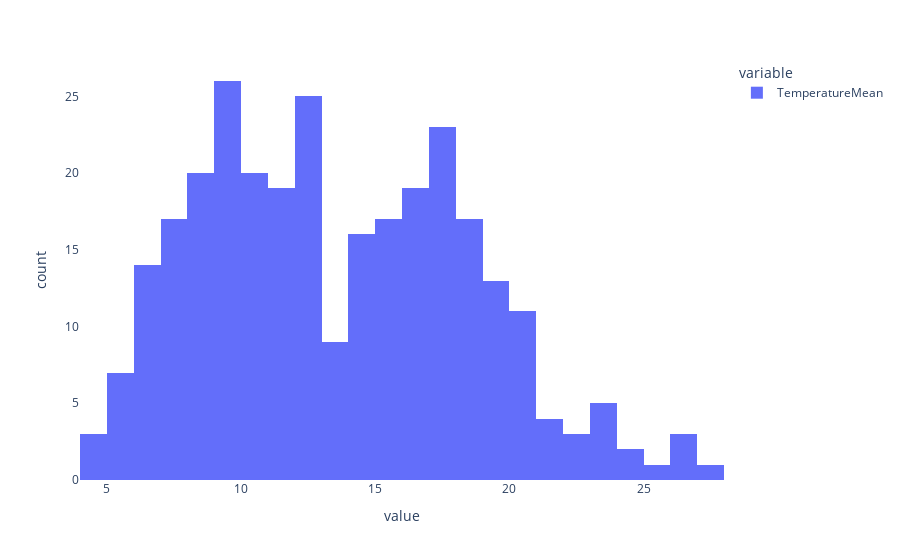

Notebook cell for this chart:
### Code cell
def histogram(dataset,variable,startDate,endDate,period):


    dataset["Datetime"] = pd.to_datetime(dataset["Datetime"])
    daterange = pd.date_range(startDate, endDate, freq=period)

    filtered_dataset = dataset[dataset["Datetime"].isin(daterange)]

    fig = px.histogram(filtered_dataset,x = variable,nbins=31)
    fig.update_layout(plot_bgcolor='white')

    fig.show()

startDate = pd.Timestamp("2000-01-01", tz='UTC')
endDate = pd.Timestamp("2024-07-31", tz='UTC')
variable = ["TemperatureMean"]
period = "M"
print(histogram(dataset,variable,startDate,endDate,period))

### Figure 1 — Plotly figure (JSON) as saved in the notebook; plotly's stock layout.template omitted (floating-point values rounded to 4 significant figures; data arrays with more than 128 entries replaced by an {"elided": "..."} marker saying what was removed)
{"data": [{"alignmentgroup": "True", "bingroup": "x", "hovertemplate": "variable=TemperatureMean<br>value=%{x}<br>count=%{y}<extra></extra>", "legendgroup": "TemperatureMean", "marker": {"color": "#636efa", "pattern": {"shape": ""}}, "name": "TemperatureMean", "nbinsx": 31, "offsetgroup": "TemperatureMean", "orientation": "v", "showlegend": true, "type": "histogram", "x": {"elided": "295 float values"}, "xaxis": "x", "yaxis": "y"}], "layout": {"barmode": "relative", "legend": {"title": {"text": "variable"}, "tracegroupgap": 0}, "margin": {"t": 60}, "plot_bgcolor": "white", "xaxis": {"anchor": "y", "domain": [0, 1], "title": {"text": "value"}}, "yaxis": {"anchor": "x", "domain": [0, 1], "title": {"text": "count"}}}}
